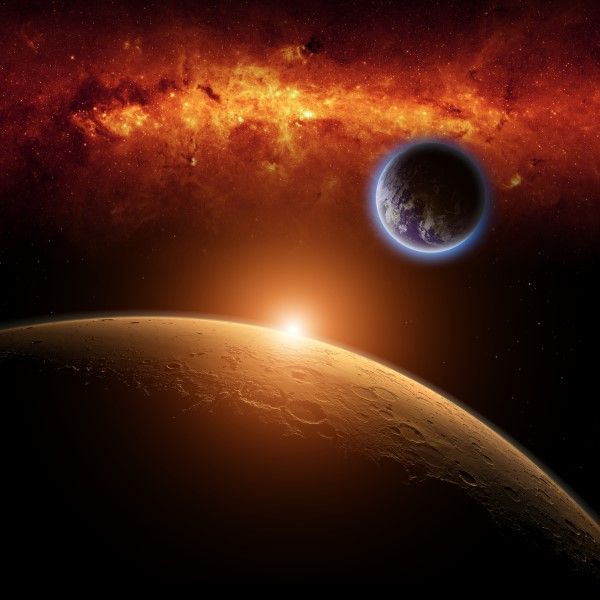
#> input picture Third Year/FCV Lab/Week2/HighRes.jpg, 600 x 600 px
$ python LinearTransform.py
#> lines starting #> are read from the running program, lines starting #| are printed output that depends on the picture
import cv2
import numpy as np
def pixelVal(pix,r1,s1,r2,s2):
    if(0<=pix and pix<=r1):
        return (s1/r1)*pix
    elif (r1<pix and pix <=r2):
        return ((s2-s1)/(r2-r1))*(pix-r1)+s1
    else:
        return((255-s2)/(255-r2))*(pix-r2)+s2
img=cv2.imread('HighRes.jpg')
#> img is the input picture: shape (600, 600, 3); mean B, G, R 17.4, 32.2, 74.7
r1=70
s1=0
r2=140
s2=255
pixelVal_vec=np.vectorize(pixelVal)
contrast_stretched=pixelVal_vec(img,r1,s1,r2,s2)
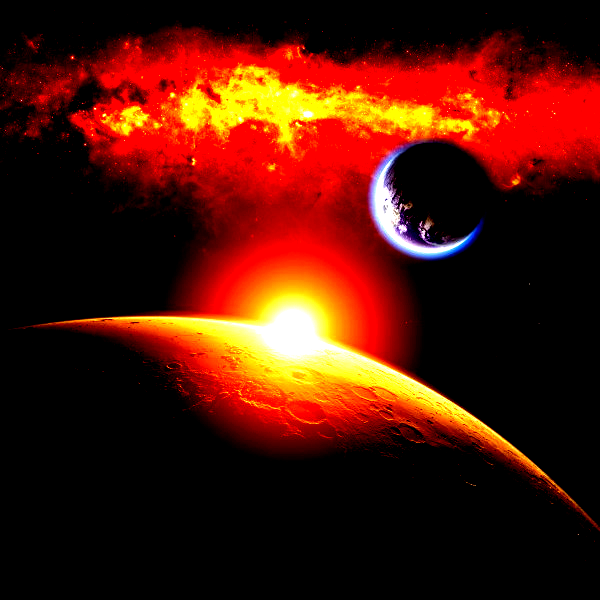
#> contrast_stretched: shape (600, 600, 3) float64; mean B, G, R 6.2, 21.9, 78.5
cv2.imshow("LinearTransform",contrast_stretched)
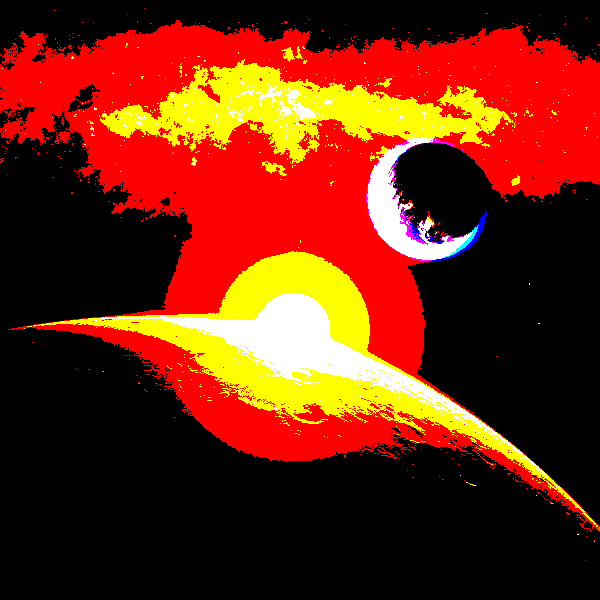
#> window 'LinearTransform': shape (600, 600, 3); mean B, G, R 11.8, 37.8, 109.5
cv2.waitKey(0)
cv2.destroyAllWindows()

$ run again, with Third Year/FCV Lab/Week2/img.webp saved as Third Year/FCV Lab/Week2/HighRes.jpg
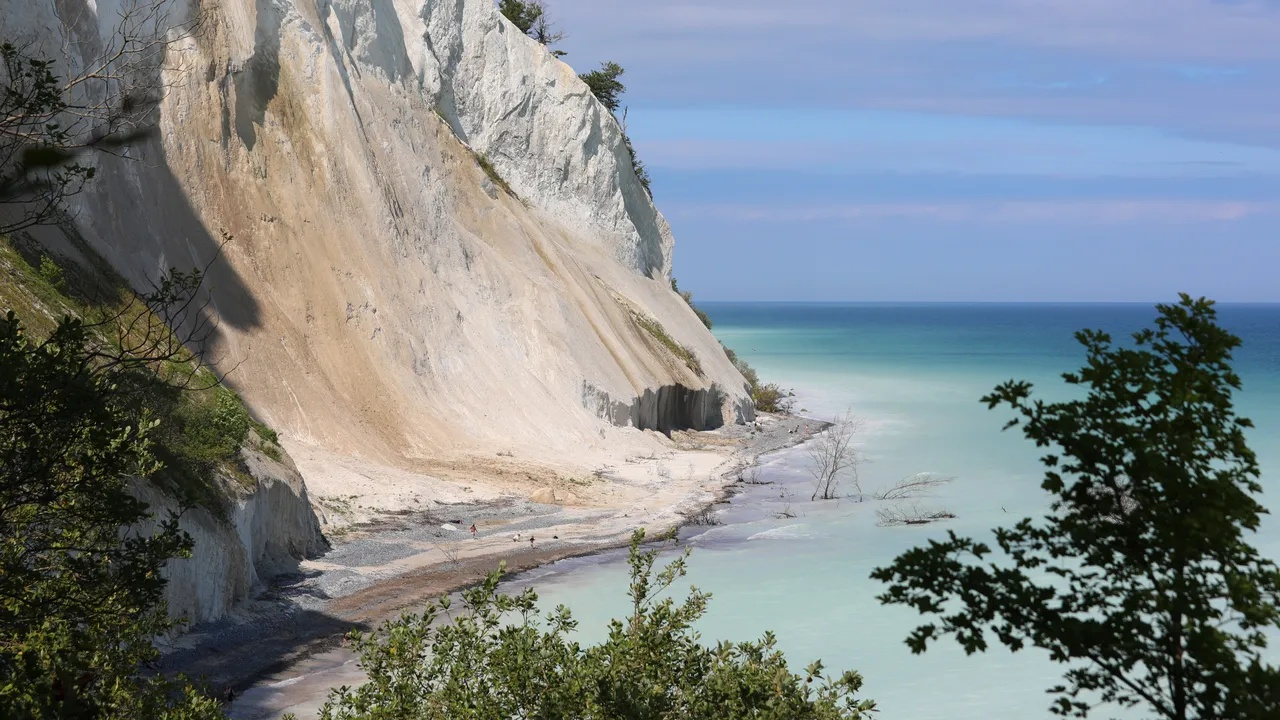
#> input picture Third Year/FCV Lab/Week2/img.webp, 1280 x 720 px
#> img is the input picture: shape (720, 1280, 3); mean B, G, R 136.5, 133.2, 125.9
#> `contrast_stretched=pixelVal_vec(img,r1,s1,r2,s2)`:
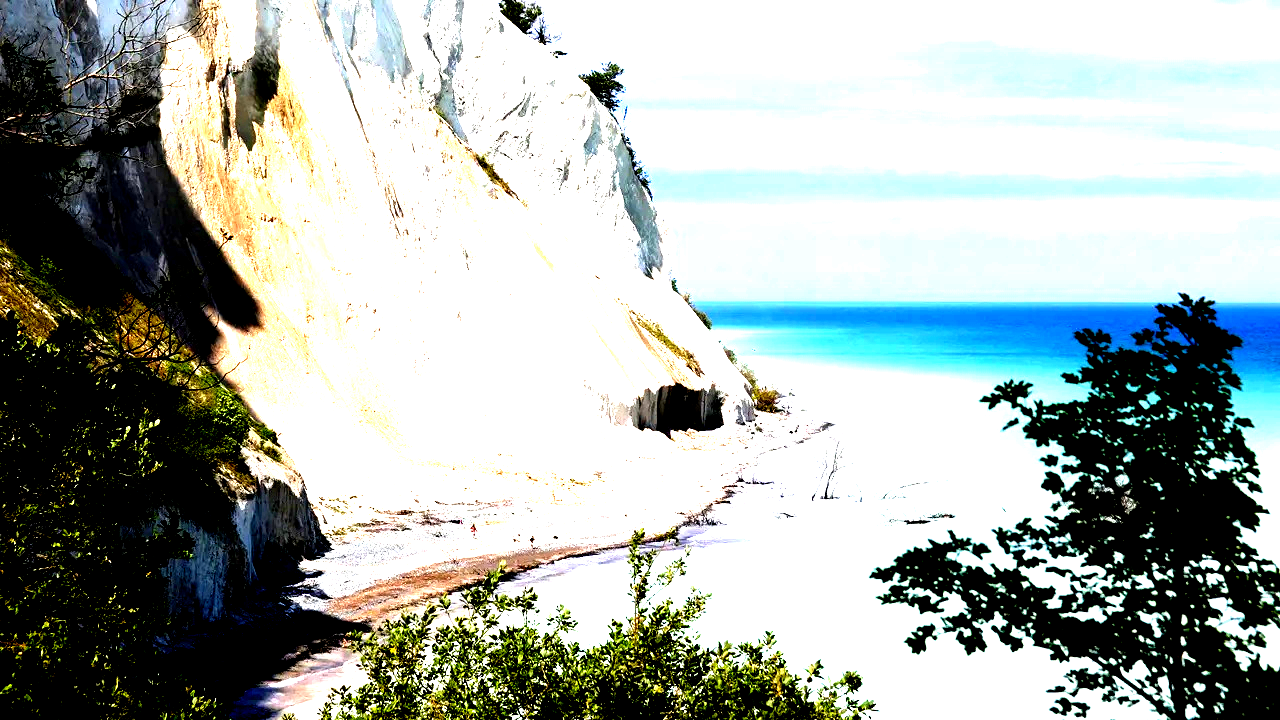
#> contrast_stretched: shape (720, 1280, 3) float64; mean B, G, R 171.3, 175.3, 167
#> `cv2.imshow("LinearTransform",contrast_stretched)`:
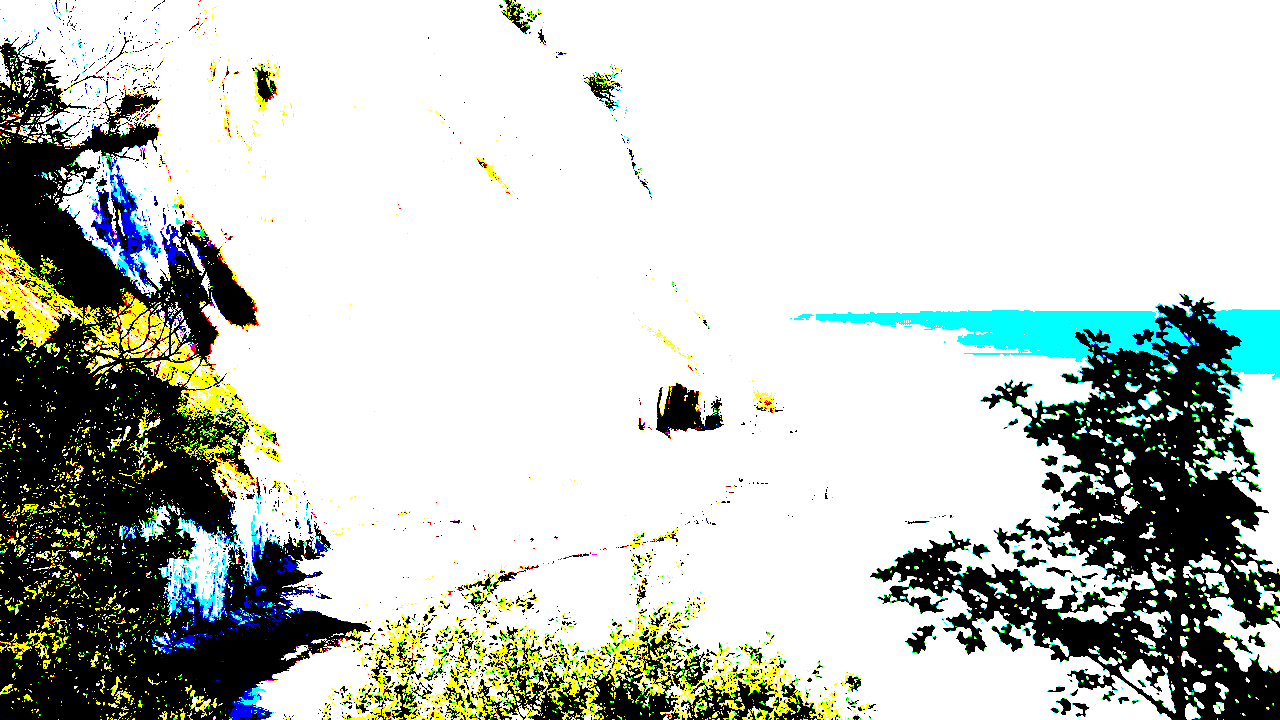
#> window 'LinearTransform': shape (720, 1280, 3); mean B, G, R 193, 200.6, 194.3
